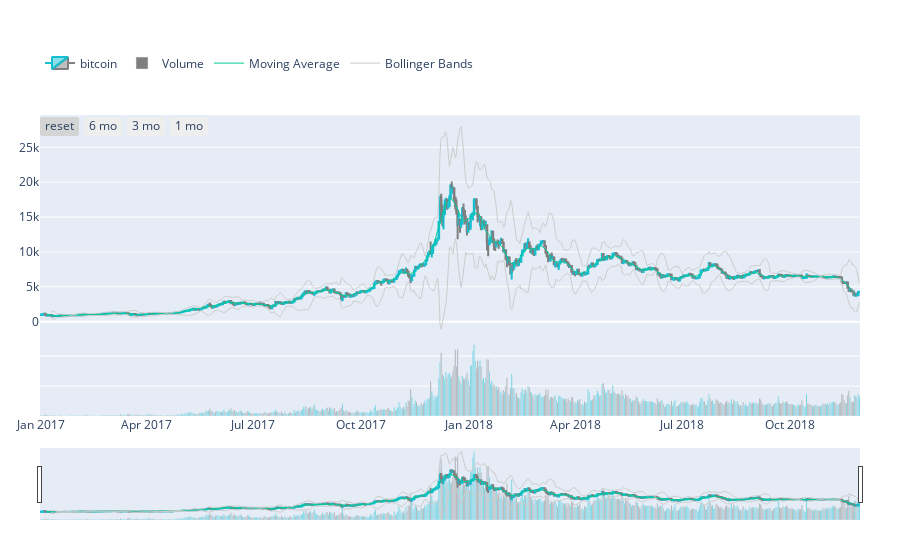

Notebook code for this chart:
### Markdown cell above
### Candlestick Charts Using Plotly (BitCoin)<a id="3-6"></a>

### Code cell
increasing_color = '#17BECF'
decreasing_color = '#7F7F7F'
data_plotly = []
layout = {
    'xaxis': {
        'rangeselector': {
            'visible': True
        }
    },
    # Adding a volume bar chart for candlesticks is a good practice usually
    'yaxis': {
        'domain': [0, 0.2],
        'showticklabels': False
    },
    'yaxis2': {
        'domain': [0.2, 0.8]
    },
    'legend': {
        'orientation': 'h',
        'y': 0.9,
        'yanchor': 'bottom'
    },
    'margin': {
        't': 40,
        'b': 40,
        'r': 40,
        'l': 40
    }
}

# Defining main chart
trace0 = go.Candlestick(
    x=bitcoin.index, open=bitcoin['open'], high=bitcoin['high'],
    low=bitcoin['low'], close=bitcoin['close'],
    yaxis='y2', name='bitcoin',
    increasing=dict(line=dict(color=increasing_color)),
    decreasing=dict(line=dict(color=decreasing_color)),
)

data_plotly.append(trace0)

# Adding some range buttons to interact
rangeselector = {
    'visible': True,
    'x': 0,
    'y': 0.8,
    'buttons': [
        {'count': 1, 'label': 'reset', 'step': 'all'},
        {'count': 6, 'label': '6 mo', 'step': 'month', 'stepmode': 'backward'},
        {'count': 3, 'label': '3 mo', 'step': 'month', 'stepmode': 'backward'},
        {'count': 1, 'label': '1 mo', 'step': 'month', 'stepmode': 'backward'},
    ]
}

layout['xaxis'].update(rangeselector=rangeselector)

# Setting volume bar chart colors
colors = []
for i, _ in enumerate(bitcoin.index):
    if i != 0:
        if bitcoin['close'].iloc[i] > bitcoin['close'].iloc[i-1]:
            colors.append(increasing_color)
        else:
            colors.append(decreasing_color)
    else:
        colors.append(decreasing_color)

trace1 = go.Bar(
    x=bitcoin.index, y=bitcoin['volume'],
    marker=dict(color=colors),
    yaxis='y', name='Volume'
)

data_plotly.append(trace1)

# Adding Moving Average
def moving_average(interval, window_size=10):
    window = np.ones(int(window_size)) / float(window_size)
    return np.convolve(interval, window, 'same')

trace2 = go.Scatter(
    x=bitcoin.index[5:-5], y=moving_average(bitcoin['close'])[5:-5],
    yaxis='y2', name='Moving Average',
    line=dict(width=1)
)

data_plotly.append(trace2)

# Adding boilinger bands
def bollinger_bands(price, window_size=10, num_of_std=5):
    rolling_mean = price.rolling(10).mean()
    rolling_std = price.rolling(10).std()
    upper_band = rolling_mean + (rolling_std * 5)
    lower_band = rolling_mean - (rolling_std * 5)
    return upper_band, lower_band

bb_upper, bb_lower = bollinger_bands(bitcoin['close'])

trace3 = go.Scatter(
    x=bitcoin.index, y=bb_upper,
    yaxis='y2', line=dict(width=1),
    marker=dict(color='#ccc'), hoverinfo='none',
    name='Bollinger Bands',
    legendgroup='Bollinger Bands'
)
data_plotly.append(trace3)

trace4 = go.Scatter(
    x=bitcoin.index, y=bb_lower,
    yaxis='y2', line=dict(width=1),
    marker=dict(color='#ccc'), hoverinfo='none',
    name='Bollinger Bands', showlegend=False,
    legendgroup='Bollinger Bands'
)
data_plotly.append(trace4)
fig = go.Figure(data=data_plotly, layout=layout)
py.iplot(fig, filename='bitcoin-candlestick')

### Figure 1 — Plotly figure (JSON) as saved in the notebook; plotly's stock layout.template omitted (floating-point values rounded to 4 significant figures; data arrays with more than 128 entries replaced by an {"elided": "..."} marker saying what was removed)
{"data": [{"close": {"elided": "698 float values"}, "decreasing": {"line": {"color": "#7F7F7F"}}, "high": {"elided": "698 float values"}, "increasing": {"line": {"color": "#17BECF"}}, "low": {"elided": "698 float values"}, "name": "bitcoin", "open": {"elided": "698 float values"}, "type": "candlestick", "x": {"elided": "698 str values"}, "yaxis": "y2"}, {"marker": {"color": {"elided": "698 str values"}}, "name": "Volume", "type": "bar", "x": {"elided": "698 str values"}, "y": {"elided": "698 int values"}, "yaxis": "y"}, {"line": {"width": 1}, "name": "Moving Average", "type": "scatter", "x": {"elided": "688 str values"}, "y": {"elided": "688 float values"}, "yaxis": "y2"}, {"hoverinfo": "none", "legendgroup": "Bollinger Bands", "line": {"width": 1}, "marker": {"color": "#ccc"}, "name": "Bollinger Bands", "type": "scatter", "x": {"elided": "698 str values"}, "y": {"elided": "698 float values"}, "yaxis": "y2"}, {"hoverinfo": "none", "legendgroup": "Bollinger Bands", "line": {"width": 1}, "marker": {"color": "#ccc"}, "name": "Bollinger Bands", "showlegend": false, "type": "scatter", "x": {"elided": "698 str values"}, "y": {"elided": "698 float values"}, "yaxis": "y2"}], "layout": {"legend": {"orientation": "h", "y": 0.9, "yanchor": "bottom"}, "margin": {"b": 40, "l": 40, "r": 40, "t": 40}, "xaxis": {"rangeselector": {"buttons": [{"count": 1, "label": "reset", "step": "all"}, {"count": 6, "label": "6 mo", "step": "month", "stepmode": "backward"}, {"count": 3, "label": "3 mo", "step": "month", "stepmode": "backward"}, {"count": 1, "label": "1 mo", "step": "month", "stepmode": "backward"}], "visible": true, "x": 0, "y": 0.8}}, "yaxis": {"domain": [0, 0.2], "showticklabels": false}, "yaxis2": {"domain": [0.2, 0.8]}}}
